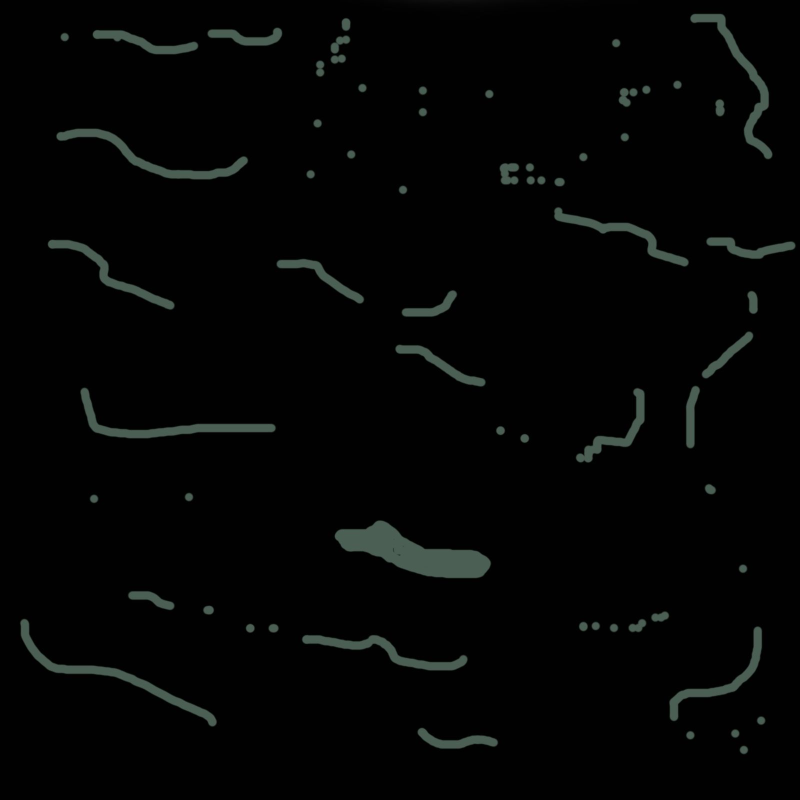
#> input picture env_images/image2.jpg, 1600 x 1600 px, found by its file name (shown at 1/2 size)
$ python baseline_test.py
#> lines starting #> are read from the running program, lines starting #| are printed output that depends on the picture; after the words box and inside, x2 and y2 are one past the last pixel; in counts of white or black regions, pixels touching at a corner belong together
### ICRSsimulator.py
#
# Simple image classification in remote sensing (ICRS) simulator
# This version uses simple color thresholding to simulate pixel level classification
#
# Wake Forest University
# Nov. 2019

import cv2
import numpy as np
# from PIL import Image
from matplotlib import pyplot as plt
import math


class ICRSsimulator(object):
    imgName = ""  # The image filename

    def __init__(self, imageName):
        self.imgName = imageName
        self.classLabels = []  # List of the labels for each class
        self.binaryImgs = []  # List of binary images, one for each class
        self.interestValues = []  # List of interest values, one for each class
        self.mapSize = {'rows': 0, 'cols': 0}  # Size of the classification map
        self.droneImgSize = {'rows': 0, 'cols': 0}  # Size in elements in the map of a drone image
        self.img = None  # Image object
        self.ICRSmap = None  # Overall classification map
        self.navigationMap = None  # Map of positions where the drone can be

    # Load the image and return true if it succeeded
    def loadImage(self):
        self.img = cv2.imread(self.imgName)
        if self.img is not None:
            print("Loaded image of rows x cols = " + str(self.img.shape[0]) + " x " + str(self.img.shape[1]))
            return True
        else:
            return False

    def getSimulationImageSize(self):
        return self.img.shape

    # Simulate classification of a specific class using simple image thresholding
    # The binary image contains the binary classification of each pixel as belonging to this class
    # Also save the corresponding interest value for this
    def classify(self, label, lower, upper, interestValue):
        # cv2.inRange returns 0 (black or 255 (white)
        binmap = cv2.inRange(self.img, lower, upper)
        self.binaryImgs.append(binmap)
        self.interestValues.append(interestValue)
        self.classLabels.append(label)

    # Return the number of classes in the list
    def numberOfClasses(self):
        return len(self.binaryImgs)

    # Set the size of the overall classification map to create
    # Parameter rows and cols must be less than the image size
    def setMapSize(self, rows, cols):
        self.mapSize['rows'] = rows
        self.mapSize['cols'] = cols

    # Set the size of image the drone can capture in number of
    # elements in the classification map (e.g. 4 x 4)
    def setDroneImgSize(self, rows, cols):
        self.droneImgSize['rows'] = rows
        self.droneImgSize['cols'] = cols

    # Define the navigation map, that is where the drone can move to explore
    # the simulation image. The navigation map is defined by the number of elements
    # in the classification map and the number of elements of the drone image
    def setNavigationMap(self):
        rows = self.mapSize['rows']
        cols = self.mapSize['cols']
        dImgrows = self.droneImgSize['rows']
        dImgcols = self.droneImgSize['cols']
        self.navigationMap = np.zeros((rows - dImgrows, cols - dImgcols))
        return self.navigationMap.shape

    # Create the overall classification map
    def createMap(self):
        rows = self.mapSize['rows']
        cols = self.mapSize['cols']
        # DEBUG: print("rows, cols = " + str(rows) + ", " + str(cols))
        # number of pixels per box in the map
        pixelsPerRow = self.img.shape[0] // rows  # Note: // means integer division
        pixelsPerCol = self.img.shape[1] // cols
        # DEBUG: print("ppr, ppc = " + str(pixelsPerRow) + ", " + str(pixelsPerCol))
        # The overall map will be stored in a 3D numpy array of dim: rows x cols x num of classes
        self.ICRSmap = np.zeros((rows, cols, len(self.binaryImgs)))

        # Simulate classification of object class k for each box of the ICRSmap
        for k in range(0, len(self.binaryImgs)):  # for each class type
            # number of remaining pixels per row and column left over if rows and cols
            # don't divide evenly the image height and width, respectively
            rem_pixelsPerRow = self.img.shape[0] % rows
            rem_pixelsPerCol = self.img.shape[1] % cols
            # DEBUG: print("rem_ppr, rem_ppc = " + str(rem_pixelsPerRow) + ", " + str(rem_pixelsPerCol))

            binImg = self.binaryImgs[k]
            startingRow = 0
            for i in range(0, rows):  # rows go with height
                # increase pixelsPerRow by 1 if there are still remaining row pixels
                actualPixelsPerRow = pixelsPerRow
                if rem_pixelsPerRow > 0:
                    actualPixelsPerRow = actualPixelsPerRow + 1
                    rem_pixelsPerRow = rem_pixelsPerRow - 1

                startingCol = 0
                rem_pixelsPerCol = self.img.shape[1] % cols
                for j in range(0, cols):  # cols go with width
                    # increase pixelsPerCol by 1 if there are still remaining col pixels
                    actualPixelsPerCol = pixelsPerCol
                    if rem_pixelsPerCol > 0:
                        actualPixelsPerCol = actualPixelsPerCol + 1
                        rem_pixelsPerCol = rem_pixelsPerCol - 1
                    actualNumPixelsPerBox = actualPixelsPerCol * actualPixelsPerRow
                    # extract a box and compute likelihood of finding object k in it
                    box = binImg[startingRow: startingRow + actualPixelsPerRow,
                          startingCol: startingCol + actualPixelsPerCol]
                    # box = binImg[ i * actualPixelsPerRow : (i + 1) * actualPixelsPerRow,\
                    #	j * actualPixelsPerCol : (j + 1) * actualPixelsPerCol ]

                    box = box.reshape(actualNumPixelsPerBox, 1)
                    white = sum(sum(box == 255))

                    self.ICRSmap[i, j, k] = white / (actualNumPixelsPerBox)
                    startingCol = startingCol + actualPixelsPerCol

                # DEBUG: print("i, j, actual_ppr, rem_ppr, actual_ppc, rem_ppc = " + str(i) + ", " + str(j) + ", "
                # DEBUG: + str(actualPixelsPerRow) + ", " + str(rem_pixelsPerRow) + ", " + str(actualPixelsPerCol) + ","
                # DEBUG: + str(rem_pixelsPerCol))

                startingRow = startingRow + actualPixelsPerRow

    # Get the classification likelihoods in row, col element of the ICRSmap
    def getMapElement(self, row, col):
        return self.ICRSmap[row, col, 0]

    # Get the classification likelihoods in a neighborhood of the ICRSmap
    def getClassifiedDroneImageAt(self, row, col):
        self.navigationMap[row, col] = self.navigationMap[row, col] + 1
        return self.ICRSmap[row - self.droneImgSize['rows']: row + self.droneImgSize['rows'] + 1,
               col - self.droneImgSize['cols']: col + self.droneImgSize['cols'] + 1, 0]

    # Plot the original image as well as the binary classification images
    # [22 lines left out: function showMap, not called in this run]

### Environment/base_env.py
import random
import sys
from ICRSsimulator import *
import numpy as np
from configurationSimple import *
from copy import deepcopy


class Env:
    # Create simulator object and load the image
    config = ConfigSimple()
    sim = ICRSsimulator(config.image)
    if not sim.loadImage():
        print("Error: could not load image")
        sys.exit(0)

    # Initialize map of size totalRows x totalCols from the loaded image
    totalRows = config.total_rows
    totalCols = config.total_cols

    # Initialize tracking
    map = np.zeros([totalRows, totalCols])
    visited = np.ones([totalRows, totalCols])

    local_map = np.zeros([25, 25])
    local_map_lower_row = 0
    local_map_lower_col = 0
    local_map_upper_row = 24
    local_map_upper_col = 24

    # Define partitions
    region_one = [0, 0]
    region_two = [0, 60]
    region_three = [0, 120]
    region_four = [60, 0]
    region_five = [60, 60]
    region_six = [60, 120]
    region_seven = [120, 0]
    region_eight = [120, 60]
    region_nine = [120, 120]
    regions = [region_one, region_two, region_three, region_six, region_five, region_four, region_seven,
               region_eight, region_nine]

    # Initialize targets
    targets = [[region_one[0] + totalRows / 6, region_one[1] + totalCols / 6],
               [region_two[0] + totalRows / 6, region_two[1] + totalCols / 6],
               [region_three[0] + totalRows / 6, region_three[1] + totalCols / 6],
               [region_six[0] + totalRows / 6, region_six[1] + totalCols / 6],
               [region_five[0] + totalRows / 6, region_five[1] + totalCols / 6],
               [region_four[0] + totalRows / 6, region_four[1] + totalCols / 6],
               [region_seven[0] + totalRows / 6, region_seven[1] + totalCols / 6],
               [region_eight[0] + totalRows / 6, region_eight[1] + totalCols / 6],
               [region_nine[0] + totalRows / 6, region_nine[1] + totalCols / 6]]
    current_target_index = 0

    # Set environment parameters
    sight_distance = 2
    vision_size = (sight_distance * 2 + 1) * (sight_distance * 2 + 1)
    start_row = sight_distance
    start_col = sight_distance
    row_position = start_row
    col_position = start_col

    # [15 lines left out: function reset_env, not called in this run]

    def get_classified_drone_image(self):
        """
        :return: mining probability for each cell within the drone's current vision, flattened
        """
        self.sim.setDroneImgSize(self.sight_distance, self.sight_distance)
        self.sim.setNavigationMap()
        image = self.sim.getClassifiedDroneImageAt(self.__class__.row_position, self.__class__.col_position)
        return image

    def visited_position(self):
        """
        Updates array that keeps track of the previous cells visited by the drone (doesn't consider peripheral vision)
        :return: void
        """
        self.__class__.visited[self.__class__.row_position, self.__class__.col_position] = 0


    # [11 lines left out: functions update_visited, transfer_map, not called in this run]

    def update_map(self, image):
        """
        Adds new state information to the map of the entire region
        :param image: 2d array of mining probabilities within the drone's vision
        :return: void
        """
        for i in range(self.sight_distance*2):
            for j in range(self.sight_distance*2):
                self.__class__.map[self.__class__.row_position + i - self.sight_distance, self.__class__.col_position + j - self.sight_distance] = image[i, j]

    # [22 lines left out: functions save_local_map, save_map, not called in this run]

    def plot_path(self, fname):
        """
        Saves the current path of the drone to an image file
        :param fname: name of image to save
        :return: void
        """
        plt.imshow(self.__class__.visited[:, :], cmap='gray', interpolation='none')
        plt.title("Drone Path")
        plt.savefig(fname)
        plt.clf()

    def calculate_covered(self, size):
        covered = 0

        if size == 'local':
            for i in range(25):
                for j in range(25):
                    if self.__class__.visited[i][j] < 1:
                        covered += 1

            percent_covered = covered / (25*25)

        elif size == 'region':
            for i in range(int(self.totalRows/3)):
                for j in range(int(self.totalCols/3)):
                    if self.__class__.visited[i+self.regions[self.current_target_index][0]][j+self.regions[self.current_target_index][1]] < 1:
                        covered += 1

            percent_covered = covered / (self.totalRows/3)**2

        elif size == 'mining':
            mining = 0
            for i in range(int(self.totalRows)):
                for j in range(int(self.totalCols)):
                    if self.sim.ICRSmap[i, j, 0] > 0:
                        if self.__class__.map[i][j] > 0:
                            covered += self.sim.ICRSmap[i, j, 0]
                        mining += self.sim.ICRSmap[i, j, 0]
            percent_covered = covered / mining

        else:
            for i in range(self.totalRows):
                for j in range(self.totalCols):
                    if self.__class__.visited[i][j] < 1:
                        covered += 1

            percent_covered = covered / (self.totalCols * self.totalRows)

        return percent_covered

    def update_target(self, next_target):
        self.__class__.current_target_index = next_target

    def set_simulation_map(self):
        """
        sets the pixel value thresholds for ICRS classification
        :return: void
        """
        # Simulate classification of areas of interest
        lower = np.array([0, 0, 70]) #Was 0, 0, 230
        upper = np.array([160, 160, 400])
        interest_value = 1  # Mark these areas as being of highest interest
        self.sim.classify('Area of Interest', lower, upper, interest_value)
        """
        # Simulate classification of obstacles
        lower = np.array([200, 50, 50])
        upper = np.array([400, 200, 200])
        interest_value = 0  # Mark these areas as being of no interest
        self.sim.classify('Obstacle', lower, upper, interest_value)
        """

        self.sim.setMapSize(self.totalRows, self.totalCols)
        self.sim.createMap()

### Environment/baseline_env.py
from Environment.base_env import *
#> in loadImage, self.img is the input picture: shape (1600, 1600, 3); mean B, G, R 4.6, 5.1, 4.3
#| Loaded image of rows x cols = 1600 x 1600
from copy import deepcopy


class Baseline(Env):
    def __init__(self):
        # Set simulation
        self.set_simulation_map()

        # Set task-specific parameters
        self.num_actions = 5

        # Set reward values
        self.MINING_REWARD = 100
        self.COVERAGE_REWARD = 200
        self.VISITED_PENALTY = -5
        self.HOVER_PENALTY = -10

        # Set starting position
        self.__class__.row_position = self.totalRows - self.sight_distance - 1
        self.__class__.col_position = self.totalCols - self.sight_distance - 1

    def step(self, action):
        next_row = self.__class__.row_position
        next_col = self.__class__.col_position

        # Drone not allowed to move outside of the current region
        if action == 0:  # Forward one grid
            if self.__class__.row_position < (self.totalRows - self.sight_distance - 1):
                next_row = self.__class__.row_position + 1
                next_col = self.__class__.col_position
            else:
                action = 4
        elif action == 1:  # right one grid
            if self.__class__.col_position < (self.totalCols - self.sight_distance - 1):
                next_row = self.__class__.row_position
                next_col = self.__class__.col_position + 1
            else:
                action = 4
        elif action == 2:
            if self.__class__.row_position > self.sight_distance + 1:  # back one grid
                next_row = self.__class__.row_position - 1
                next_col = self.__class__.col_position
            else:
                action = 4
        elif action == 3:
            if self.__class__.col_position > self.sight_distance + 1:  # left one grid
                next_row = self.__class__.row_position
                next_col = self.__class__.col_position - 1
            else:
                action = 4

        self.__class__.row_position = next_row
        self.__class__.col_position = next_col

        image = self.get_classified_drone_image()

        self.visited_position()
        self.update_map(image)

### Testing/baseline_test.py
from Environment.baseline_env import *

# Preset drone path
actions = []
for r in range(90):
    for i in range(180):
        actions.append(3)
    actions.append(2)
    for i in range(180):
        actions.append(1)
    actions.append(2)

Drone = Baseline()
#> in classify, `binmap = cv2.inRange(self.img, lower, upper)`:
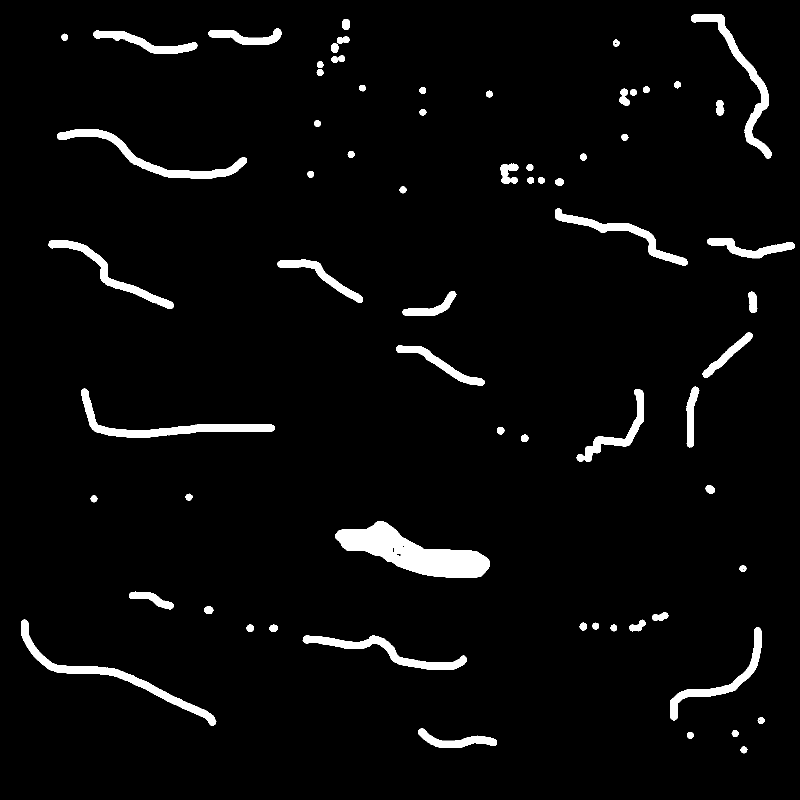
#> binmap: shape (1600, 1600) (shown at 1/2 size); 3.8% white; 67 white regions, largest, box (x1, y1, x2, y2) and area: (670, 1042, 980, 1155) 16152, (42, 1239, 433, 1452) 6869, (162, 777, 550, 876) 6367
#> in createMap, `self.ICRSmap = np.zeros((rows, cols, len(self.binaryImgs)))`: self.ICRSmap: shape (180, 180, 1) float64; every value is 0
#> the loop in createMap, `for k in range(0, len(self.binaryImgs)):  # for each class type # numb..` made 1 pass
#> after the loop in createMap, `for k in range(0, len(self.binaryImgs)):`:
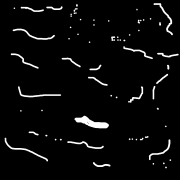
#> self.ICRSmap: shape (180, 180, 1) float64; min 0, max 1, mean 0.0376
index = 0
while Drone.calculate_covered('mining') < .7:
    Drone.step(actions[index])
    index += 1
    Drone.plot_path('test_path.jpg')
#> (the run stopped early here; a loop or call above may not have finished)

$ run again, with env_images/image3.jpg copied over env_images/image2.jpg
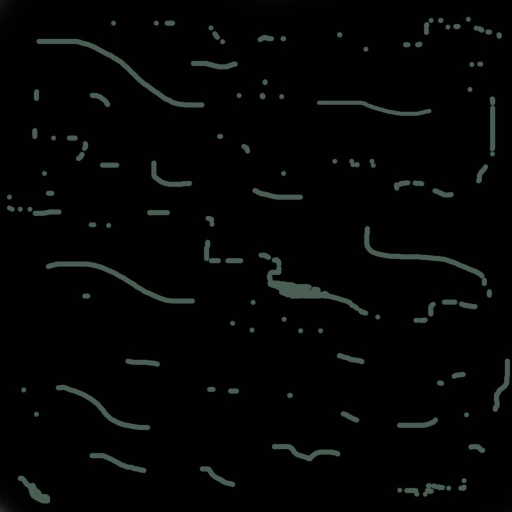
#> input picture env_images/image3.jpg, 1024 x 1024 px, found by its file name (shown at 1/2 size)
#> in loadImage, self.img is the input picture: shape (1024, 1024, 3); mean B, G, R 4.8, 5.2, 4.4
#| Loaded image of rows x cols = 1024 x 1024
#> in classify, `binmap = cv2.inRange(self.img, lower, upper)`:
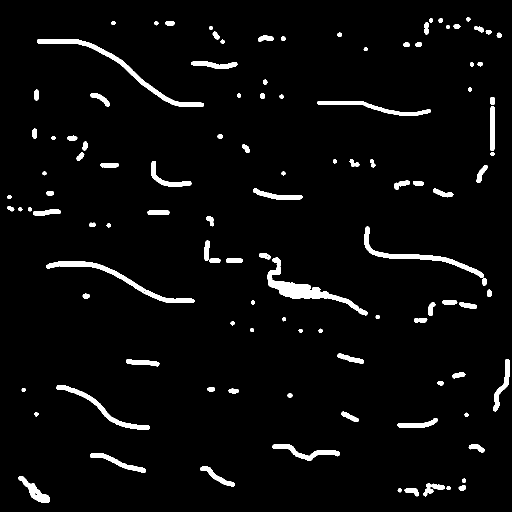
#> binmap: shape (1024, 1024) (shown at 1/2 size); 3.7% white; 111 white regions, largest, box (x1, y1, x2, y2) and area: (534, 515, 736, 631) 4015, (74, 78, 408, 214) 3263, (92, 523, 389, 606) 2794
#> the loop in createMap, `for k in range(0, len(self.binaryImgs)):  # for each class type # numb..` made 1 pass
#> after the loop in createMap, `for k in range(0, len(self.binaryImgs)):`:
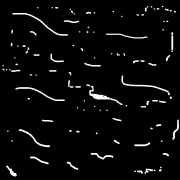
#> self.ICRSmap: shape (180, 180, 1) float64; min 0, max 1, mean 0.0371
